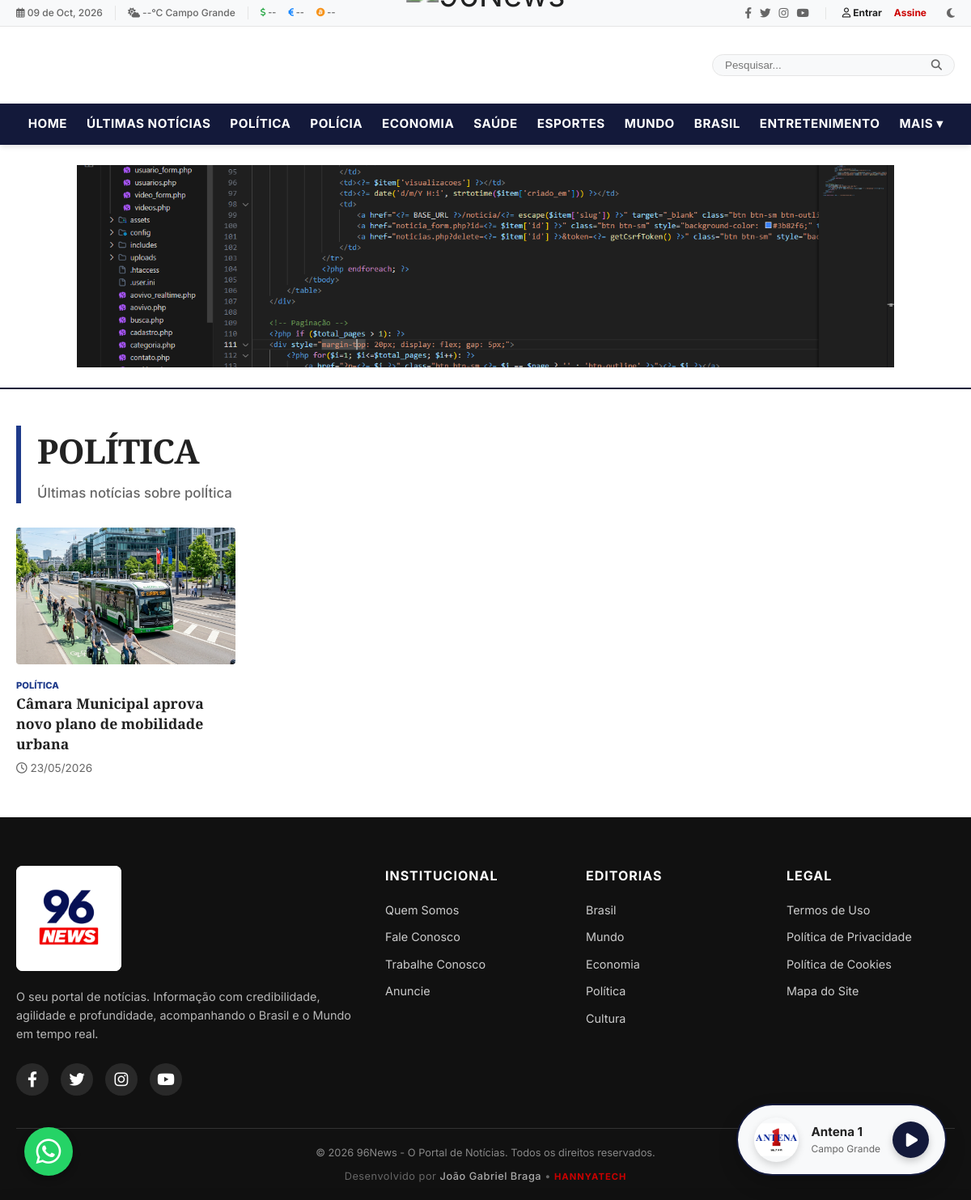
/categoria/politica, run on an earlier commit of the app's database.
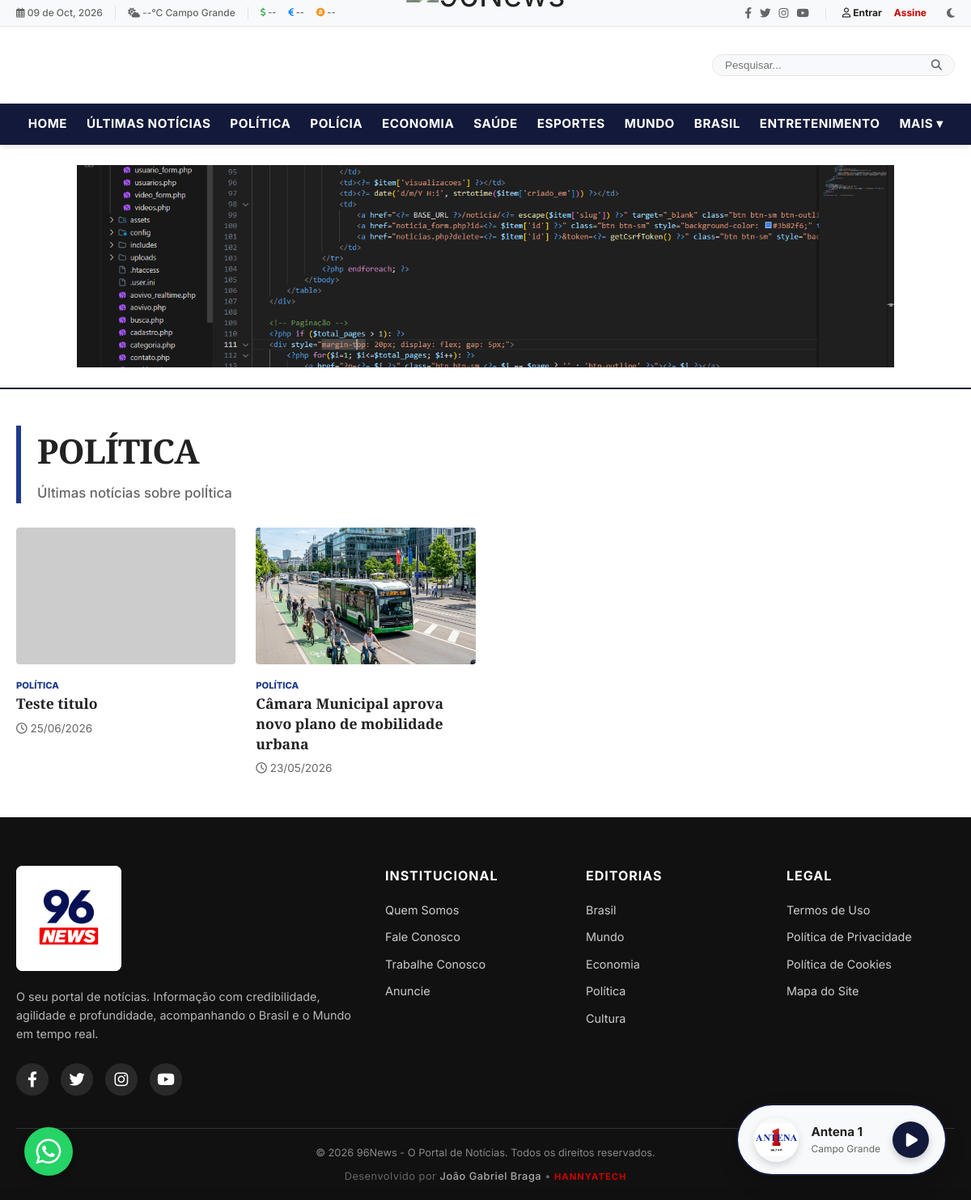
And on a later commit of the database.
### tables this page shows
CREATE TABLE banners (
            id INTEGER PRIMARY KEY AUTOINCREMENT,
            titulo VARCHAR(255) NOT NULL,
            imagem VARCHAR(255) NOT NULL,
            link VARCHAR(255) NOT NULL,
            status VARCHAR(20) DEFAULT 'ativo',
            criado_em DATETIME DEFAULT CURRENT_TIMESTAMP
        , posicao TEXT DEFAULT 'topo', ativo INTEGER DEFAULT 1, created_at DATETIME);

CREATE TABLE `noticias` (
  `id` INTEGER PRIMARY KEY AUTOINCREMENT,
  `titulo` TEXT NOT NULL,
  `subtitulo` TEXT DEFAULT NULL,
  `slug` TEXT NOT NULL UNIQUE,
  `conteudo` TEXT NOT NULL,
  `imagem_destacada` TEXT DEFAULT NULL,
  `legenda_imagem` TEXT DEFAULT NULL,
  `autor_id` INTEGER NOT NULL,
  `categoria_id` INTEGER NOT NULL,
  `visualizacoes` INTEGER DEFAULT 0,
  `status` TEXT DEFAULT 'rascunho',
  `destaque` INTEGER DEFAULT 0,
  `urgente` INTEGER DEFAULT 0,
  `criado_em` TIMESTAMP DEFAULT CURRENT_TIMESTAMP,
  `atualizado_em` TIMESTAMP DEFAULT CURRENT_TIMESTAMP, data_agendamento DATETIME DEFAULT NULL, views INTEGER DEFAULT 0, created_at DATETIME, updated_at DATETIME, "autor_nome",
  FOREIGN KEY (`autor_id`) REFERENCES `usuarios` (`id`) ON DELETE CASCADE,
  FOREIGN KEY (`categoria_id`) REFERENCES `categorias` (`id`) ON DELETE CASCADE
);

CREATE TABLE `categorias` (
  `id` INTEGER PRIMARY KEY AUTOINCREMENT,
  `nome` TEXT NOT NULL,
  `slug` TEXT NOT NULL UNIQUE,
  `cor` TEXT DEFAULT '#1b5e20',
  `criado_em` TIMESTAMP DEFAULT CURRENT_TIMESTAMP
, created_at DATETIME);

### includes/functions.php (called while the page is built, shortened)
<?php
function escape($string) {
    return htmlspecialchars($string, ENT_QUOTES, 'UTF-8');
}

### categoria.php (the view, shortened to what the changed rows need)
<?php
require_once __DIR__ . '/includes/functions.php';
$slug = $_GET['slug'] ?? '';
$pdo = Database::getInstance();
if ($slug === 'ultimas-noticias') {
    $categoria = [
        'id' => null,
        'nome' => 'Últimas Notícias',
        'cor' => 'var(--color-primary)',
        'slug' => 'ultimas-noticias'
    ];
} else {
    $stmtCat = $pdo->prepare("SELECT * FROM categorias WHERE slug = ?");
    $stmtCat->execute([$slug]);
    $categoria = $stmtCat->fetch();
        ?>
        <?php
}
$page = isset($_GET['p']) ? (int)$_GET['p'] : 1;
$limit = 12;
$offset = ($page - 1) * $limit;
if ($slug === 'ultimas-noticias') {
    $stmtCount = $pdo->query("SELECT COUNT(*) as total FROM noticias WHERE status = 'publicado'");
    $total = $stmtCount->fetch()['total'];
    $total_pages = ceil($total / $limit);
    $stmtNoticias = $pdo->prepare("SELECT n.*, c.nome as categoria_nome, c.slug as categoria_slug
                                   FROM noticias n
                                   JOIN categorias c ON n.categoria_id = c.id
                                   WHERE n.status = 'publicado'
                                   ORDER BY n.criado_em DESC LIMIT $limit OFFSET $offset");
    $stmtNoticias->execute();
} else {
    $stmtNoticias = $pdo->prepare("SELECT n.*, c.nome as categoria_nome, c.slug as categoria_slug
                                   FROM noticias n
                                   JOIN categorias c ON n.categoria_id = c.id
                                   WHERE n.categoria_id = ? AND n.status = 'publicado'
                                   ORDER BY n.criado_em DESC LIMIT $limit OFFSET $offset");
    $stmtNoticias->execute([$categoria['id']]);
}
$noticias = $stmtNoticias->fetchAll();
require_once __DIR__ . '/includes/header.php';
?>
<div class="container" style="padding-top: 15px;">
    <div style="margin: 30px 0; border-left: 6px solid <?= escape($categoria['cor']) ?>; padding-left: 20px; display: flex; flex-direction: column; align-items: flex-start;">
        <h1 style="font-size: 2.6rem; font-weight: 800; margin: 0; color: var(--color-text); letter-spacing: -0.8px; text-transform: capitalize;"><?= escape($categoria['nome']) ?></h1>
    </div>
    <div class="news-grid-4" style="margin-bottom: 50px;">
        <?php foreach ($noticias as $item): ?>
        <div class="news-card-v">
            <a href="<?= BASE_URL ?>/noticia/<?= escape($item['slug']) ?>">
                <div class="img-wrapper">
                    <img src="<?= $item['imagem_destacada'] ? (str_starts_with($item['imagem_destacada'], 'data:') ? $item['imagem_destacada'] : BASE_URL . '/uploads/noticias/' . $item['imagem_destacada']) : 'https://placehold.co/600x400/eeeeee/999999?text=Sem+Imagem' ?>" alt="<?= escape($item['titulo']) ?>" loading="lazy">
                </div>
                <span class="tag" style="color: <?= escape($categoria['cor']) ?>"><?= escape($item['categoria_nome']) ?></span>
                <h3><?= escape($item['titulo']) ?></h3>
                <p><i class="far fa-clock"></i> <?= date('d/m/Y', strtotime($item['criado_em'])) ?></p>
            </a>
        </div>
        <?php endforeach; ?>
    </div>
</div>
<?php require_once __DIR__ . '/includes/footer.php'; ?>

### includes/header.php (shortened to what the changed rows need)
<?php
require_once __DIR__ . '/functions.php';
$pdo = Database::getInstance();
try {
    $db_driver = DB_DRIVER ?? 'sqlite';
    if ($db_driver === 'sqlite') {
        $pdo->exec("CREATE TABLE IF NOT EXISTS banners (
            id INTEGER PRIMARY KEY AUTOINCREMENT,
            titulo VARCHAR(255) NOT NULL,
            imagem VARCHAR(255) NOT NULL,
            link VARCHAR(255) NOT NULL,
            status VARCHAR(20) DEFAULT 'ativo',
            criado_em DATETIME DEFAULT CURRENT_TIMESTAMP
        )");
    } else if ($db_driver === 'mysql') {
        $pdo->exec("CREATE TABLE IF NOT EXISTS banners (
            id INT AUTO_INCREMENT PRIMARY KEY,
            titulo VARCHAR(255) NOT NULL,
            imagem VARCHAR(255) NOT NULL,
            link VARCHAR(255) NOT NULL,
            status VARCHAR(20) DEFAULT 'ativo',
            criado_em DATETIME DEFAULT CURRENT_TIMESTAMP
        )");
    } else if ($db_driver === 'pgsql') {
        $pdo->exec("CREATE TABLE IF NOT EXISTS banners (
            id SERIAL PRIMARY KEY,
            titulo VARCHAR(255) NOT NULL,
            imagem VARCHAR(255) NOT NULL,
            link VARCHAR(255) NOT NULL,
            status VARCHAR(20) DEFAULT 'ativo',
            criado_em TIMESTAMP DEFAULT CURRENT_TIMESTAMP
        )");
    }
} catch(Exception $e) {}
if (isset($pdo)) {
    $now = date('Y-m-d H:i:s');
    $pdo->prepare("UPDATE noticias SET status = 'publicado', data_agendamento = NULL, criado_em = ? WHERE status = 'rascunho' AND data_agendamento IS NOT NULL AND data_agendamento <= ?")->execute([$now, $now]);
}
?>
<!DOCTYPE html>
<html lang="pt-BR">
<head>
    <link rel="stylesheet" href="https://cdnjs.cloudflare.com/ajax/libs/font-awesome/6.4.0/css/all.min.css">
    <link rel="stylesheet" href="<?= BASE_URL ?>/assets/css/style.css?v=<?= filemtime(__DIR__ . '/../assets/css/style.css') ?>">
</head>
<body>
<header class="site-header">
<?php
try {
    if (isset($pdo)) {
        $stmtBanners = $pdo->query("SELECT * FROM banners WHERE status = 'ativo'");
        if ($stmtBanners) {
            $displayBanners = $stmtBanners->fetchAll();
            if (count($displayBanners) > 0) {
?>
                <div class="top-banner-container" style="padding: 25px 0; background-color: var(--color-bg); text-align: center;">
                    <div class="container" style="max-width: 1050px;">
                        <div id="top-banner-carousel" style="position: relative; overflow: hidden; width: 100%; display: flex; justify-content: center;">
                            <?php foreach ($displayBanners as $i => $banner): ?>
                                <a href="<?= escape($banner['link']) ?>" target="_blank" class="top-banner-slide" style="display: <?= $i === 0 ? 'block' : 'none' ?>; width: 100%;">
                                    <img src="<?= BASE_URL ?>/uploads/banners/<?= escape($banner['imagem']) ?>" alt="<?= escape($banner['titulo']) ?>" style="width: 100%; height: auto; max-height: 250px; object-fit: cover; margin: 0 auto;">
                                </a>
                            <?php endforeach; ?>
                        </div>
                    </div>
                </div>
<?php
            }
        }
    }
} catch (Throwable $e) {
    echo "";
}
?>
</header>
<main class="site-main">

What changed in the data, as far as the page shows it:
added noticias: categoria.nome "POLÍTICA", titulo "Teste titulo", criado_em "25/06/2026"
